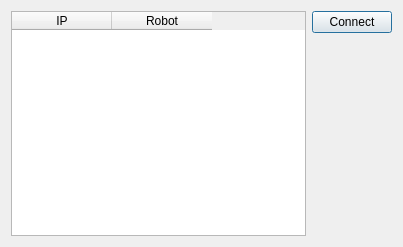
<?xml version="1.0" encoding="UTF-8"?>
<ui version="4.0">
 <class>ConnectionBox</class>
 <widget class="QDialog" name="ConnectionBox">
  <property name="geometry">
   <rect>
    <x>0</x>
    <y>0</y>
    <width>403</width>
    <height>247</height>
   </rect>
  </property>
  <property name="windowTitle">
   <string>Connectable</string>
  </property>
  <layout class="QHBoxLayout" name="horizontalLayout">
   <item>
    <widget class="QTableWidget" name="tableWidget">
     <column>
      <property name="text">
       <string>IP</string>
      </property>
     </column>
     <column>
      <property name="text">
       <string>Robot</string>
      </property>
     </column>
    </widget>
   </item>
   <item>
    <layout class="QVBoxLayout" name="verticalLayout">
     <item>
      <widget class="QPushButton" name="connect_btn">
       <property name="text">
        <string>Connect</string>
       </property>
      </widget>
     </item>
     <item>
      <spacer name="verticalSpacer">
       <property name="orientation">
        <enum>Qt::Vertical</enum>
       </property>
       <property name="sizeHint" stdset="0">
        <size>
         <width>20</width>
         <height>40</height>
        </size>
       </property>
      </spacer>
     </item>
    </layout>
   </item>
  </layout>
 </widget>
 <resources/>
 <connections/>
</ui>
